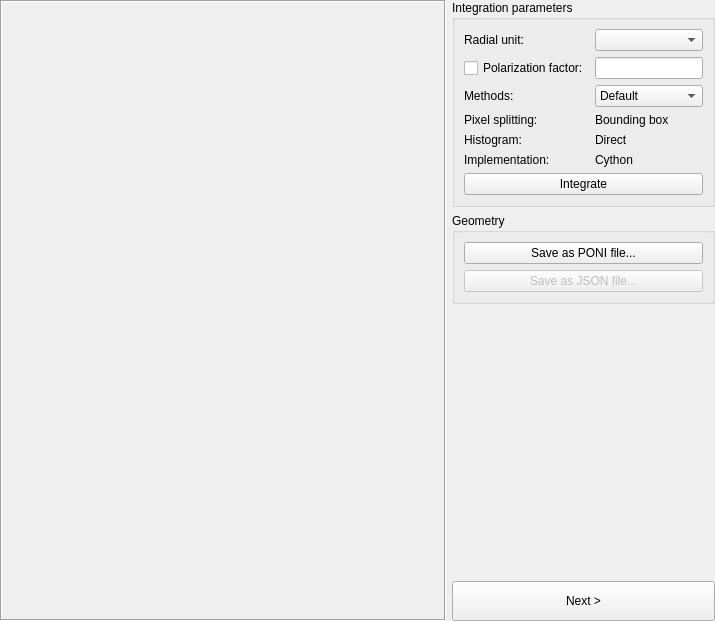
<?xml version="1.0" encoding="UTF-8"?>
<ui version="4.0">
 <class>Form</class>
 <widget class="QWidget" name="Form">
  <property name="geometry">
   <rect>
    <x>0</x>
    <y>0</y>
    <width>715</width>
    <height>621</height>
   </rect>
  </property>
  <property name="windowTitle">
   <string>Cake &amp; integration</string>
  </property>
  <layout class="QHBoxLayout" name="horizontalLayout" stretch="1,0">
   <property name="margin">
    <number>0</number>
   </property>
   <item>
    <widget class="IntegrationPlot" name="_plot">
     <property name="frameShape">
      <enum>QFrame::Box</enum>
     </property>
     <property name="frameShadow">
      <enum>QFrame::Sunken</enum>
     </property>
     <property name="lineWidth">
      <number>1</number>
     </property>
    </widget>
   </item>
   <item>
    <widget class="QWidget" name="widget" native="true">
     <layout class="QVBoxLayout" name="verticalLayout_3" stretch="0,0,1,0">
      <property name="margin">
       <number>0</number>
      </property>
      <item>
       <widget class="QGroupBox" name="groupBox_14">
        <property name="title">
         <string>Integration parameters</string>
        </property>
        <layout class="QGridLayout" name="gridLayout_10">
         <item row="2" column="2">
          <widget class="QComboBox" name="_methodSelector">
           <item>
            <property name="text">
             <string>Default</string>
            </property>
           </item>
          </widget>
         </item>
         <item row="5" column="1">
          <widget class="QLabel" name="label_5">
           <property name="text">
            <string>Implementation:</string>
           </property>
          </widget>
         </item>
         <item row="2" column="1">
          <widget class="QLabel" name="label_2">
           <property name="text">
            <string>Methods:</string>
           </property>
          </widget>
         </item>
         <item row="1" column="2">
          <widget class="QuantityEdit" name="_polarizationFactor">
           <property name="sizePolicy">
            <sizepolicy hsizetype="Expanding" vsizetype="Fixed">
             <horstretch>0</horstretch>
             <verstretch>0</verstretch>
            </sizepolicy>
           </property>
           <property name="alignment">
            <set>Qt::AlignRight|Qt::AlignTrailing|Qt::AlignVCenter</set>
           </property>
          </widget>
         </item>
         <item row="3" column="1">
          <widget class="QLabel" name="label_3">
           <property name="text">
            <string>Pixel splitting:</string>
           </property>
          </widget>
         </item>
         <item row="4" column="1">
          <widget class="QLabel" name="label_4">
           <property name="text">
            <string>Histogram:</string>
           </property>
          </widget>
         </item>
         <item row="6" column="1" colspan="2">
          <widget class="ThreadPoolPushButton" name="_integrateButton">
           <property name="text">
            <string>Integrate</string>
           </property>
          </widget>
         </item>
         <item row="1" column="1">
          <widget class="QCheckBox" name="_polarizationFactorCheck">
           <property name="text">
            <string>Polarization factor:</string>
           </property>
          </widget>
         </item>
         <item row="3" column="2">
          <widget class="QLabel" name="_pixelSplitting">
           <property name="text">
            <string>Bounding box</string>
           </property>
          </widget>
         </item>
         <item row="4" column="2">
          <widget class="QLabel" name="_method">
           <property name="text">
            <string>Direct</string>
           </property>
          </widget>
         </item>
         <item row="5" column="2">
          <widget class="QLabel" name="_implementation">
           <property name="text">
            <string>Cython</string>
           </property>
          </widget>
         </item>
         <item row="0" column="1">
          <widget class="QLabel" name="label_6">
           <property name="text">
            <string>Radial unit:</string>
           </property>
          </widget>
         </item>
         <item row="0" column="2">
          <widget class="UnitSelector" name="_radialUnit"/>
         </item>
        </layout>
       </widget>
      </item>
      <item>
       <widget class="QGroupBox" name="groupBox">
        <property name="title">
         <string>Geometry</string>
        </property>
        <layout class="QVBoxLayout" name="verticalLayout">
         <item>
          <widget class="QPushButton" name="_savePoniButton">
           <property name="toolTip">
            <string>A PONI file contains the geometry, the wavelength and the detector information.</string>
           </property>
           <property name="text">
            <string>Save as PONI file...</string>
           </property>
          </widget>
         </item>
         <item>
          <widget class="QPushButton" name="_saveJsonButton">
           <property name="enabled">
            <bool>false</bool>
           </property>
           <property name="toolTip">
            <string>A JSON file contains all informations provided by PONI files, plus files used for filtering plus parameters for the integrator.</string>
           </property>
           <property name="text">
            <string>Save as JSON file...</string>
           </property>
          </widget>
         </item>
        </layout>
       </widget>
      </item>
      <item>
       <spacer name="verticalSpacer">
        <property name="orientation">
         <enum>Qt::Vertical</enum>
        </property>
        <property name="sizeHint" stdset="0">
         <size>
          <width>0</width>
          <height>0</height>
         </size>
        </property>
       </spacer>
      </item>
      <item>
       <widget class="QPushButton" name="_nextStep">
        <property name="minimumSize">
         <size>
          <width>0</width>
          <height>40</height>
         </size>
        </property>
        <property name="text">
         <string>Next &gt;</string>
        </property>
       </widget>
      </item>
     </layout>
    </widget>
   </item>
  </layout>
 </widget>
 <customwidgets>
  <customwidget>
   <class>QuantityEdit</class>
   <extends>QLineEdit</extends>
   <header>pyFAI.gui.widgets.QuantityEdit</header>
  </customwidget>
  <customwidget>
   <class>UnitSelector</class>
   <extends>QComboBox</extends>
   <header>pyFAI.gui.widgets.UnitSelector</header>
  </customwidget>
  <customwidget>
   <class>ThreadPoolPushButton</class>
   <extends>QPushButton</extends>
   <header>silx.gui.widgets.ThreadPoolPushButton</header>
  </customwidget>
  <customwidget>
   <class>IntegrationPlot</class>
   <extends>QFrame</extends>
   <header>pyFAI.gui.calibration.IntegrationTask</header>
   <container>1</container>
  </customwidget>
 </customwidgets>
 <resources/>
 <connections/>
</ui>
